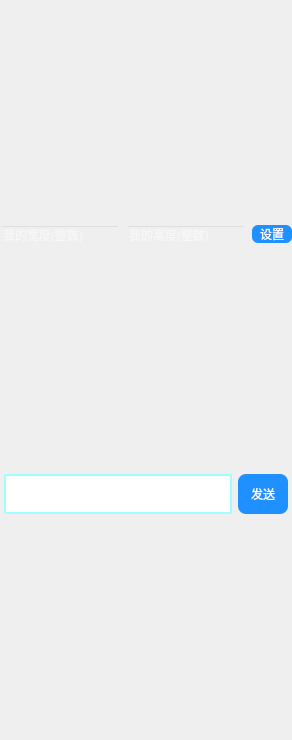
<?xml version="1.0" encoding="UTF-8"?>
<ui version="4.0">
 <class>DanmuWeight</class>
 <widget class="QWidget" name="DanmuWeight">
  <property name="geometry">
   <rect>
    <x>0</x>
    <y>0</y>
    <width>292</width>
    <height>740</height>
   </rect>
  </property>
  <property name="sizePolicy">
   <sizepolicy hsizetype="Expanding" vsizetype="Expanding">
    <horstretch>0</horstretch>
    <verstretch>0</verstretch>
   </sizepolicy>
  </property>
  <property name="windowTitle">
   <string>Form</string>
  </property>
  <property name="styleSheet">
   <string notr="true">QWidget {
    background: qlineargradient(
        x1: 0, y1: 0, 
        x2: 1, y2: 1,
        stop: 0 rgb(29, 30, 30),
        stop: 1 rgb(92, 93, 93)
    );
}</string>
  </property>
  <layout class="QVBoxLayout" name="verticalLayout">
   <property name="leftMargin">
    <number>0</number>
   </property>
   <property name="topMargin">
    <number>0</number>
   </property>
   <property name="rightMargin">
    <number>0</number>
   </property>
   <property name="bottomMargin">
    <number>0</number>
   </property>
   <item>
    <layout class="QVBoxLayout" name="verticalLayout_2">
     <item>
      <layout class="QHBoxLayout" name="horizontalLayout_3">
       <item>
        <widget class="QLineEdit" name="danmuWidth">
         <property name="styleSheet">
          <string notr="true">background: transparent;
margin:0px;
color:white;</string>
         </property>
         <property name="placeholderText">
          <string>我的宽度(整数)</string>
         </property>
        </widget>
       </item>
       <item>
        <widget class="QLineEdit" name="danmuHeight">
         <property name="styleSheet">
          <string notr="true">background:transparent;
margin:0px;
color:white;</string>
         </property>
         <property name="placeholderText">
          <string>我的高度(整数)</string>
         </property>
        </widget>
       </item>
       <item>
        <widget class="QPushButton" name="danmuRectBtn">
         <property name="minimumSize">
          <size>
           <width>40</width>
           <height>0</height>
          </size>
         </property>
         <property name="styleSheet">
          <string notr="true">QPushButton {
    background-color: #1E90FF;  /* 道奇蓝 */
    color: white;
    border: none;
    border-radius: 6px;  /* 这将创建椭圆形效果 */
    margin:0px;
}

QPushButton:hover {
    background-color: #4169E1;  /* 皇家蓝，鼠标悬停时稍微变暗 */
}

QPushButton:pressed {
    background-color: #32CD32;  /* 酸橙绿，按下时变为绿色 */
}</string>
         </property>
         <property name="text">
          <string>设置</string>
         </property>
        </widget>
       </item>
      </layout>
     </item>
    </layout>
   </item>
   <item>
    <layout class="QHBoxLayout" name="horizontalLayout">
     <property name="sizeConstraint">
      <enum>QLayout::SetDefaultConstraint</enum>
     </property>
     <property name="leftMargin">
      <number>4</number>
     </property>
     <property name="topMargin">
      <number>0</number>
     </property>
     <property name="rightMargin">
      <number>4</number>
     </property>
     <property name="bottomMargin">
      <number>0</number>
     </property>
     <item>
      <widget class="QLineEdit" name="MsgEdit">
       <property name="minimumSize">
        <size>
         <width>0</width>
         <height>40</height>
        </size>
       </property>
       <property name="maximumSize">
        <size>
         <width>16777215</width>
         <height>40</height>
        </size>
       </property>
       <property name="styleSheet">
        <string notr="true">border-width:2px;
border-color:rgba(118, 253, 255, 176);
border-style:solid;
margin-top:0px;
margin-left:0px;
color:white;</string>
       </property>
       <property name="maxLength">
        <number>20</number>
       </property>
       <property name="placeholderText">
        <string>最多输入20字</string>
       </property>
      </widget>
     </item>
     <item>
      <widget class="QPushButton" name="SendMsgButton">
       <property name="sizePolicy">
        <sizepolicy hsizetype="Fixed" vsizetype="Fixed">
         <horstretch>0</horstretch>
         <verstretch>0</verstretch>
        </sizepolicy>
       </property>
       <property name="minimumSize">
        <size>
         <width>50</width>
         <height>40</height>
        </size>
       </property>
       <property name="maximumSize">
        <size>
         <width>50</width>
         <height>40</height>
        </size>
       </property>
       <property name="styleSheet">
        <string notr="true">QPushButton {
    background-color: #1E90FF;  /* 道奇蓝 */
    color: white;
    border: none;
    border-radius: 8px;  /* 这将创建椭圆形效果 */
  
}

QPushButton:hover {
    background-color: #4169E1;  /* 皇家蓝，鼠标悬停时稍微变暗 */
}

QPushButton:pressed {
    background-color: #32CD32;  /* 酸橙绿，按下时变为绿色 */
}</string>
       </property>
       <property name="text">
        <string>发送</string>
       </property>
       <property name="flat">
        <bool>false</bool>
       </property>
      </widget>
     </item>
    </layout>
   </item>
  </layout>
 </widget>
 <resources/>
 <connections/>
</ui>
